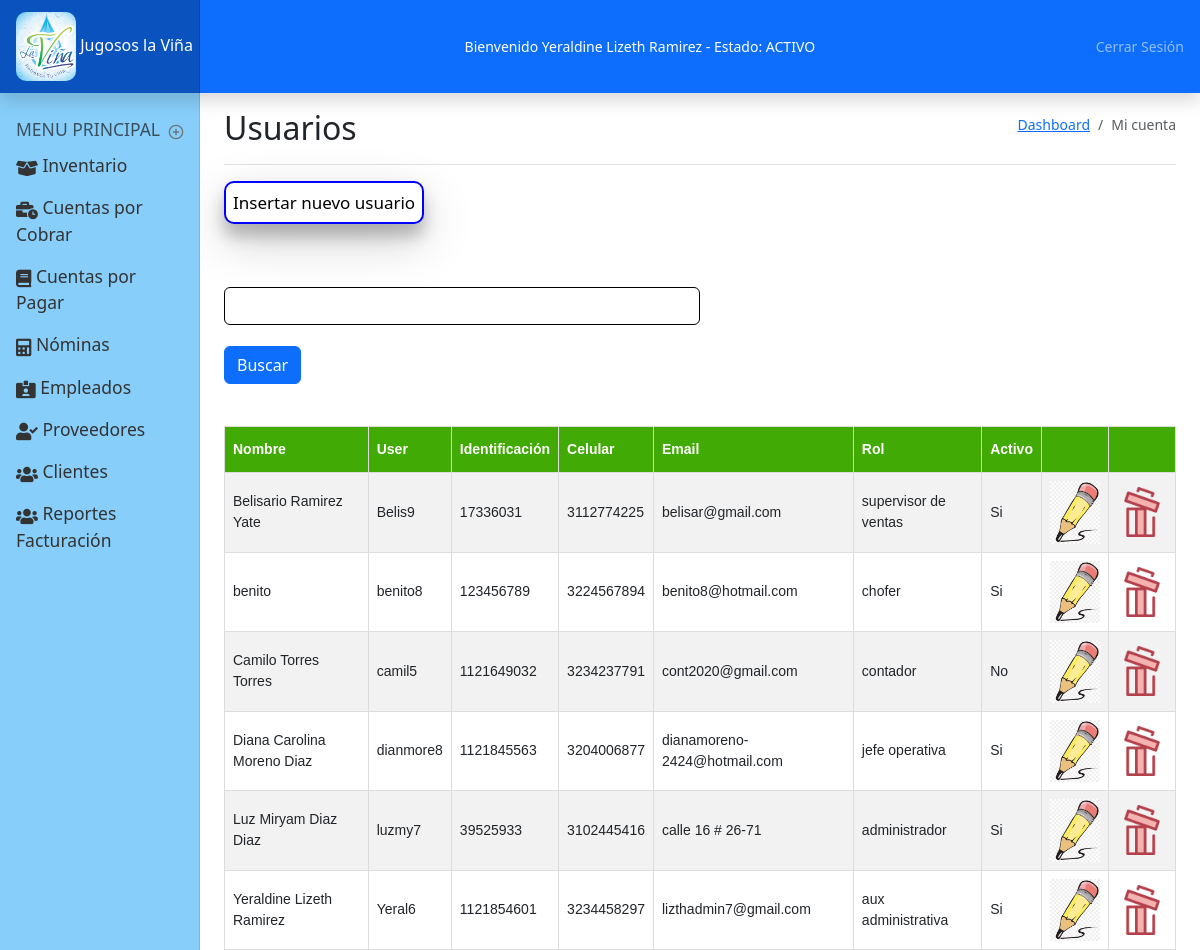
Page /usuarios.php (signed in) on the committed database.
### tables this page shows
CREATE TABLE `usuario` (
  `id_usuario` int(11) NOT NULL,
  `nombre` varchar(150) NOT NULL,
  `user` varchar(255) NOT NULL,
  `identificacion` varchar(15) NOT NULL,
  `celular` varchar(10) NOT NULL,
  `direccion` varchar(150) NOT NULL,
  `email` varchar(150) NOT NULL,
  `contrasena` varchar(150) NOT NULL,
  `rol` varchar(255) NOT NULL,
  `activo` varchar(3) NOT NULL,
  `r_ecommerce` int(11) NOT NULL,
  `r_login` int(11) NOT NULL,
  `r_datos_de_pago` int(11) NOT NULL,
  `r_contador_visitas` int(11) NOT NULL,
  `r_encuesta` int(11) NOT NULL,
  `r_consultar_producto` int(11) NOT NULL,
  `r_chat` int(11) NOT NULL,
  `r_formulario` int(11) NOT NULL
);

### bloqueo.php (called while the page is built, shortened)
<?php
    $usuario = $_SESSION['usuario'];
    $consulta = "select * from usuario where id_usuario = '$usuario'";
    $resultado = mysqli_query($conexion, $consulta) or die ('No se consulto el usuario');
    $userr = mysqli_fetch_array($resultado);
?>

### bloques/usuarios/consulta.php (the view)
<div id="buscar">
  <form action="usuarios.php" method="GET">
    <input type="text" name="datos" id="datos" class="form-control" style="width: 50%; border: 1px solid #000;"><br>
    <input type="submit" name="botonb" value="Buscar" class="btn btn-primary">
  </form>
</div>
<br><br>
<div class="consulta">
  <table class="tconsulta">
    <tr>
      <th>Nombre</th>
      <th>User</th>
      <th>Identificación</th>
      <th>Celular</th>
      <th>Email</th>
      <th>Rol</th>
      <th>Activo</th>
      <th></th>
      <th></th>
    </tr>
    <?php
    $con_user = "select * from usuario order by nombre";
    $res_user = mysqli_query($conexion, $con_user) or die('no se consulto usuarios');
    while ($usuario = mysqli_fetch_array($res_user)) {
    ?>
      <tr>
        <td><?php echo $usuario['nombre']; ?></td>
        <td><?php echo $usuario['user']; ?></td>
        <td><?php echo $usuario['identificacion']; ?></td>
        <td><?php echo $usuario['celular']; ?></td>
        <td><?php echo $usuario['email']; ?></td>
        <td><?php echo $usuario['rol']; ?></td>
        <td><?php echo $usuario['activo']; ?></td>
        <td>
          <img src="img/editar.png" width="50px" title="Editar" alt="Editar" style="cursor: pointer;" onclick="window.location = 'usuarios.php?id_usuario=<?php echo $usuario['id_usuario']; ?>'">
        </td>
        <td>
          <img src="img/borrar.png" width="50px" title="Borrar" alt="Borrar" style="cursor: pointer;" onclick="eliminarUsuario(<?php echo $usuario['id_usuario']; ?>)">
        </td>
      </tr>
    <?php } ?>
  </table>
</div>

### partes/header.php (shortened to what this page needs)
<header class="navbar navbar-dark sticky-top flex-md-nowrap p-0 shadow">
  <a class="navbar-brand col-md-3 col-lg-2 me-0 px-3 fs-6" href="#">
    <img id="log" src="img/logo.png" width="60px" alt="logo">
    Jugosos la Viña
  </a>
  <span style="color:white">
    Bienvenido <?php echo $userr['nombre']; ?> - Estado:
    <?php
    if ($userr['activo'] == "Si") {
      echo "ACTIVO";
    } else {
      echo "NO ACTIVO";
    }
    ?>
  </span>
  <div class="navbar-nav">
    <div class="nav-item text-nowrap">
      <a class="nav-link px-3" href="salir.php">Cerrar Sesión</a>
    </div>
  </div>
</header>

### css/dashboard.css (style rules this page uses)
body { font-size: .875rem; }
.navbar-brand { padding-top: .75rem; padding-bottom: .75rem; background-color: rgba(0, 0, 0, .25); box-shadow: inset -1px 0 0 rgba(0, 0, 0, .25); }
header { background-color: #0d6efd; }
#log { border-radius: 10px; }
.tconsulta { font-family: Arial, Helvetica, sans-serif; border-collapse: collapse; width: 100%; overflow-x: auto; }
.consulta td, .consulta th { border: 1px solid #ddd; padding: 8px; }
.consulta tr:nth-child(even) { background-color: #f2f2f2 }
.consulta th { padding-top: 12px; padding-bottom: 12px; text-align: left; background-color: #41aa04; color: white; }

### rows in the picture
usuario: nombre "Yeraldine Lizeth Ramirez", user "Yeral6", identificacion "1121854601", celular "3234458297", email "lizthadmin7@gmail.com", rol "aux administrativa", activo "Si"
usuario: nombre "Belisario Ramirez Yate", user "Belis9", identificacion "17336031", celular "3112774225", email "belisar@gmail.com", rol "supervisor de ventas", activo "Si"
usuario: nombre "benito", user "benito8", identificacion "123456789", celular "3224567894", email "benito8@hotmail.com", rol "chofer", activo "Si"
usuario: nombre "Camilo Torres Torres", user "camil5", identificacion "1121649032", celular "3234237791", email "cont2020@gmail.com", rol "contador", activo "No"
usuario: nombre "Diana Carolina Moreno Diaz", user "dianmore8", identificacion "1121845563", celular "3204006877", email "dianamoreno-2424@hotmail.com", rol "jefe operativa", activo "Si"
usuario: nombre "Luz Miryam Diaz Diaz", user "luzmy7", identificacion "39525933", celular "3102445416", email "calle 16 # 26-71", rol "administrador", activo "Si"
